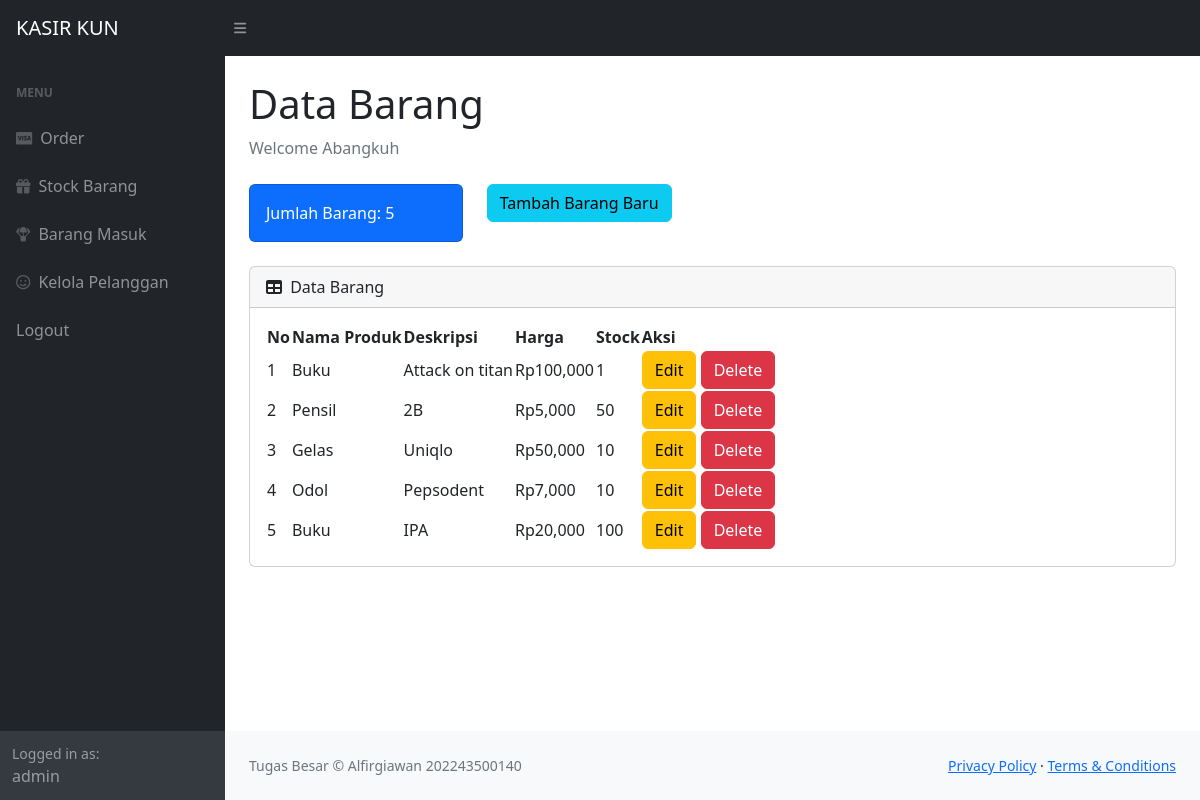
The app's page /stock.php (signed in) with its own data.
### tables this page shows
CREATE TABLE `produk` (
  `idproduk` int(11) NOT NULL,
  `namaproduk` varchar(20) NOT NULL,
  `deskripsi` varchar(30) NOT NULL,
  `harga` int(11) NOT NULL,
  `stock` int(11) NOT NULL
);

### stock.php (the view, shortened to what this page needs)
<?php
require 'ceklogin.php';
$h1 = mysqli_query($c,"select * from produk");
$h2 = mysqli_num_rows($h1);
?>
<!DOCTYPE html>
<html lang="en">
    <head>
        <link href="https://cdn.jsdelivr.net/npm/bootstrap@4.6.2/dist/css/bootstrap.min.css" rel="stylesheet"></script>
        <link href="css/styles.css" rel="stylesheet" />
    </head>
    <body class="sb-nav-fixed">
        <nav class="sb-topnav navbar navbar-expand navbar-dark bg-dark">
            <a class="navbar-brand ps-3" href="index.php">KASIR KUN</a>
            <button class="btn btn-link btn-sm order-1 order-lg-0 me-4 me-lg-0" id="sidebarToggle" href="#!"><i class="fas fa-bars"></i></button>
        </nav>
        <div id="layoutSidenav">
            <div id="layoutSidenav_nav">
                <nav class="sb-sidenav accordion sb-sidenav-dark" id="sidenavAccordion">
                    <div class="sb-sidenav-menu">
                        <div class="nav">
                            <div class="sb-sidenav-menu-heading">Menu</div>
                            <a class="nav-link" href="index.php">
                                <div class="sb-nav-link-icon"><i class="fab fa-cc-visa"></i></div>
                                Order
                            </a>
                            <a class="nav-link" href="stock.php">
                                <div class="sb-nav-link-icon"><i class="fas fa-gift"></i></div>
                                Stock Barang
                            </a>
                            <a class="nav-link" href="masuk.php">
                                <div class="sb-nav-link-icon"><i class="fas fa-parachute-box"></i></div>
                                Barang Masuk
                            </a>
                            <a class="nav-link" href="Pelanggan.php">
                                <div class="sb-nav-link-icon"><i class="far fa-smile"></i></div>
                                Kelola Pelanggan
                            </a>
                            <a class="nav-link" href="logout.php">
                                Logout
                            </a>
                        </div>
                    </div>
                    <div class="sb-sidenav-footer">
                        <div class="small">Logged in as:</div>
                        admin
                    </div>
                </nav>
            </div>
            <div id="layoutSidenav_content">
                <main>
                    <div class="container-fluid px-4">
                        <h1 class="mt-4">Data Barang</h1>
                        <ol class="breadcrumb mb-4">
                            <li class="breadcrumb-item active">Welcome Abangkuh</li>
                        </ol>
                        <div class="row">
                            <div class="col-xl-3 col-md-6">
                                <div class="card bg-primary text-white mb-4">
                                    <div class="card-body">Jumlah Barang: <?=$h2;?></div>
                                </div>
                            </div>
                            <div class="col-xl-3 col-md-6">
                            <button type="button" class="btn btn-info mb-4" data-toggle="modal" data-target="#myModal">
                            Tambah Barang Baru
                            </button>
                            </div>
                        </div>
                        <div class="card mb-4">
                            <div class="card-header">
                                <i class="fas fa-table me-1"></i>
                                Data Barang
                            </div>
                            <div class="card-body">
                                <table id="datatablesSimple">
                                    <thead>
                                        <tr>
                                            <th>No</th>
                                            <th>Nama Produk</th>
                                            <th>Deskripsi</th>
                                            <th>Harga</th>
                                            <th>Stock</th>
                                            <th>Aksi</th>
                                        </tr>
                                    </thead>
                                    <tbody>
                                    <?php
                                    $get = mysqli_query($c,"select * from produk");
                                    $i = 1;
                                    while($p=mysqli_fetch_array($get)){
                                    $namaproduk = $p['namaproduk'];
                                    $deskripsi = $p['deskripsi'];
                                    $stock = $p['stock'];
                                    $harga = $p['harga'];
                                    $idproduk = $p['idproduk'];
                                    ?>
                                        <tr>
                                            <td><?=$i++;?></td>
                                            <td><?=$namaproduk;?></td>
                                            <td><?=$deskripsi;?></td>
                                            <td>Rp<?=number_format($harga);?></td>
                                            <td><?=$stock;?></td>
                                            <td>
                                                <button type="button" class="btn btn-warning" data-toggle="modal" data-target="#edit<?=$idproduk;?>">
                                                    Edit
                                                </button>
                                                <button type="button" class="btn btn-danger" data-toggle="modal" data-target="#delete<?=$idproduk;?>">
                                                    Delete
                                                </button>
                                                </td>
                                        </tr>
                                    <?php
                                    };
                                    ?>
                                    </tbody>
                                </table>
                            </div>
                        </div>
                    </div>
                </main>
                <footer class="py-4 bg-light mt-auto">
                    <div class="container-fluid px-4">
                        <div class="d-flex align-items-center justify-content-between small">
                        <div class="text-muted">Tugas Besar &copy; Alfirgiawan 202243500140</div>
                            <div>
                                <a href="#">Privacy Policy</a>
                                &middot;
                                <a href="#">Terms &amp; Conditions</a>
                            </div>
                        </div>
                    </div>
                </footer>
            </div>
        </div>
    </body>
</html>

### records on screen
produk: namaproduk "Buku", deskripsi "Attack on titan", harga "100,000", stock "1"
produk: namaproduk "Pensil", deskripsi "2B", harga "5,000", stock "50"
produk: namaproduk "Gelas", deskripsi "Uniqlo", harga "50,000", stock "10"
produk: namaproduk "Odol", deskripsi "Pepsodent", harga "7,000", stock "10"
produk: namaproduk "Buku", deskripsi "IPA", harga "20,000", stock "100"

### other values on screen
$h2 "5"
